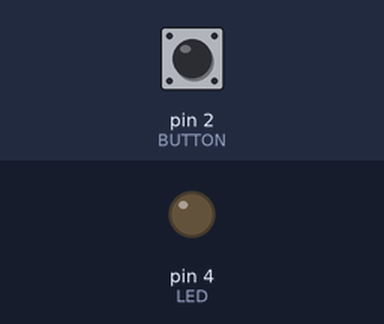
Bench run of a sketch on a simulated Arduino Uno, built with avr-gcc and run on an emulated ATmega328P. On the bench: output pins drawn as LEDs (lit = HIGH). Inputs (shaded band) come from the test bench; at power-on: pin 2 (BUTTON) HIGH.

Above: at 1.2 s.
1.3 s: pin 2 (BUTTON) pulled LOW for 0.15 s
At 1.37 s:
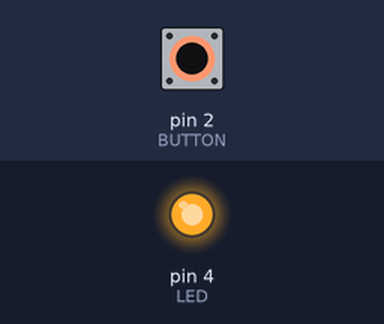
2.9 s: pin 2 (BUTTON) pulled LOW for 3.2 s
At 6.4 s:
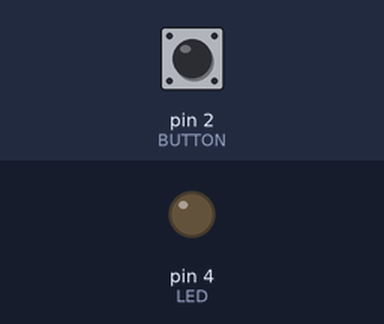
Timing chart, 0 to 7.9 s (numbered marks = the images above; inputs shaded):
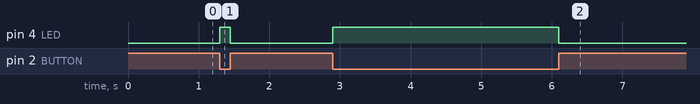

Measured:
- after the input at 1.3 s, pin 4 (LED): LOW → HIGH at once, → LOW 0.15 s later
- after the input at 2.9 s, pin 4 (LED): LOW → HIGH at once, → LOW 3.2 s later

The sketch:

lab_2.ino
```cpp
// Контакт 4 для подключения светодиода
const int LED = 4;

// Контакт 2 для подключения кнопки
const int BUTTON = 2;

void setup() {
  // Сконфигурировать контакт светодиода как выход
  pinMode(LED, OUTPUT);

  // Сконфигурировать контакт кнопки как вход
  pinMode(BUTTON, INPUT);
}

void loop() {
  if (digitalRead(BUTTON) == LOW) {
    digitalWrite(LED, HIGH);  // Если кнопка нажата (LOW), LED ON
  } else {
    digitalWrite(LED, LOW);   // Если кнопка не нажата (HIGH), LED OFF
  }
}
```
